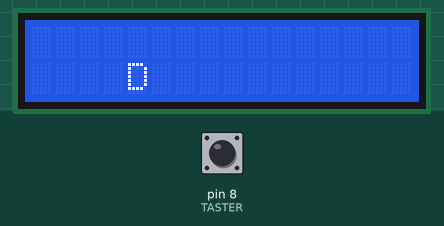
The program below on a simulated Arduino Uno, built with avr-gcc and run on an emulated ATmega328P. On the bench: 16×2 character LCD. The inputs (shaded band) are chosen by the test bench; at power-on: pin 8 (TASTER) HIGH. Random numbers use the default seed unless the program sets one.

Above: at 1.2 s.
1.3 s: pin 8 (TASTER) pulled LOW for 1 s
At 2.0 s:
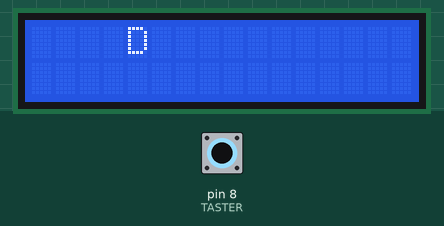
5.3 s: pin 8 (TASTER) pulled LOW for 1 s
At 6.2 s:
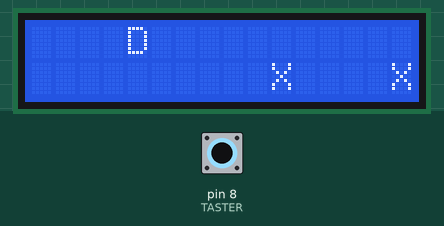
8.8 s: pin 8 (TASTER) pulled LOW for 0.2 s
At 9.3 s:
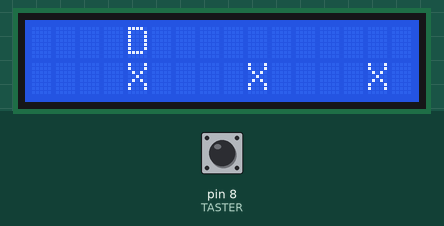
12.0 s: pin 8 (TASTER) pulled LOW for 0.2 s
At 14.3 s:
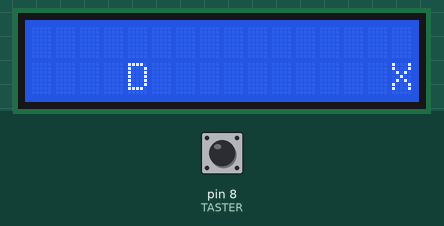
Timing chart, 0 to 14.8 s (numbered marks = the images above; inputs shaded):
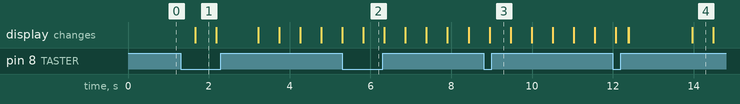

The program:

main.cpp
```cpp
#include <Arduino.h>
#include <Wire.h>
#include <LiquidCrystal_I2C.h>

#define TASTER 8
#define DISPLAY_LENGTH 16
#define DISPLAY_WIDTH 2

LiquidCrystal_I2C lcd(0x27, DISPLAY_LENGTH, DISPLAY_WIDTH); // 16 Spalten und 2 Zeilen

char terrain[DISPLAY_LENGTH];
int dinopos = 4;
bool gameOver = false;
unsigned long jumptime = 0;
const unsigned long jumpdauer = 500;
bool buttonPressed = false;
int gapCounter = random(3, 7); // Zufälliger Abstand zwischen Hindernissen

void checkCollision() {
  if (terrain[4] == 'X' && dinopos == 4) {
    gameOver = true;
  }
}

void init_terrain() {
  for (int i = 0; i < DISPLAY_LENGTH; ++i) {
    terrain[i] = ' '; // Start mit leerem Terrain
  }
}

void displayTerrain() {
  lcd.setCursor(0, 1);
  for (int i = 0; i < DISPLAY_LENGTH; ++i) {
    lcd.print(terrain[i]);
  }
}

void displayDino() {
  lcd.setCursor(4, dinopos == 3 ? 0 : 1);
  lcd.print("D");
}

void jump() {
  if (dinopos == 4) {
    dinopos = 3;
    jumptime = millis();
  }
}

void updateJump() {
  if (dinopos == 3 && millis() - jumptime > jumpdauer) {
    if (terrain[4] == ' ') {
      dinopos = 4;
    }
  }
}

void updateTerrain() {
  for (int i = 0; i < DISPLAY_LENGTH - 1; ++i) {
    terrain[i] = terrain[i + 1];
  }

  if (gapCounter > 0) {
    terrain[DISPLAY_LENGTH - 1] = ' ';
    gapCounter--;
  } else {
    terrain[DISPLAY_LENGTH - 1] = 'X';
    gapCounter = random(3, 7);
  }
}

void resetGame() {
  gameOver = false;
  dinopos = 4;
  gapCounter = random(3, 7);
  init_terrain();
  lcd.clear();
}

void setup() {
  pinMode(TASTER, INPUT_PULLUP);
  lcd.init();
  lcd.backlight();
  init_terrain();
  displayTerrain();
  displayDino();
}

void loop() {
  if (!gameOver) {
    int buttonState = digitalRead(TASTER);

    if (buttonState == LOW && !buttonPressed) {
      jump();
      buttonPressed = true;
    }

    if (buttonState == HIGH) {
      buttonPressed = false;
    }

    updateJump();
    updateTerrain();
    lcd.clear();
    displayTerrain();
    displayDino();
    checkCollision();
    delay(500);
  } else {
    lcd.clear();
    lcd.setCursor(0, 0);
    lcd.print("Game Over!");
    lcd.setCursor(0, 1);
    lcd.print("Press Button");

    while (digitalRead(TASTER) == HIGH); // Warten auf Tastendruck
    delay(300); // Entprellen
    resetGame();
  }
}
```

Measured:
- what the display in image 1 shows lasts 0.5 s, from 1.7 s to 2.2 s
